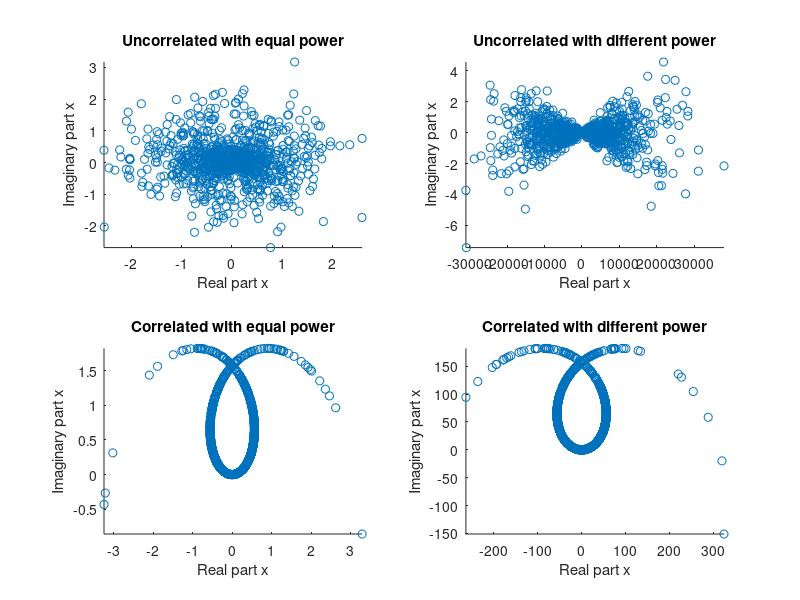

This chart was generated by the following MATLAB code:
clear all;
close all;
clc; 

%Program parameters
N = 1000;
z = zeros(4, N);
r = zeros(4,N);
x = zeros(4,N);
%Imaginary and real parts of x with:

%Uncorrelated equal power
z(1,:) = randn(1,N);
r(1,:) = randn(1,N);
%Uncorrelated but different power
z(2,:) = 0.0001*randn(1,N);
r(2,:) = 10000*randn(1,N);
%Correlated same power
z(3,:) = randn(1,N);
r(3,:) = z(3,:);
%Correlated with different power
z(4,:) = randn(1,N);
r(4,:) = 100*z(4,:);
%Generate complex signal and plot complex signal

for k = 1:4
    x(k,:) = r(k,:).*exp(1i*z(k,:));
end    
    figure(1)
    subplot(2,2,1)
    scatter(real(x(1,:)), imag(x(1,:))), title('Uncorrelated with equal power'), ylabel('Imaginary part x'), xlabel('Real part x');
    axis tight;
    subplot(2,2,2)
    scatter(real(x(2,:)), imag(x(2,:))), title('Uncorrelated with different power'), ylabel('Imaginary part x'), xlabel('Real part x');
    axis tight;
    subplot(2,2,3)
    scatter(real(x(3,:)), imag(x(3,:))), title('Correlated with equal power'), ylabel('Imaginary part x'), xlabel('Real part x');
    axis tight;
    subplot(2,2,4)
    scatter(real(x(4,:)), imag(x(4,:))), title('Correlated with different power'), ylabel('Imaginary part x'), xlabel('Real part x');
    axis tight;
    






